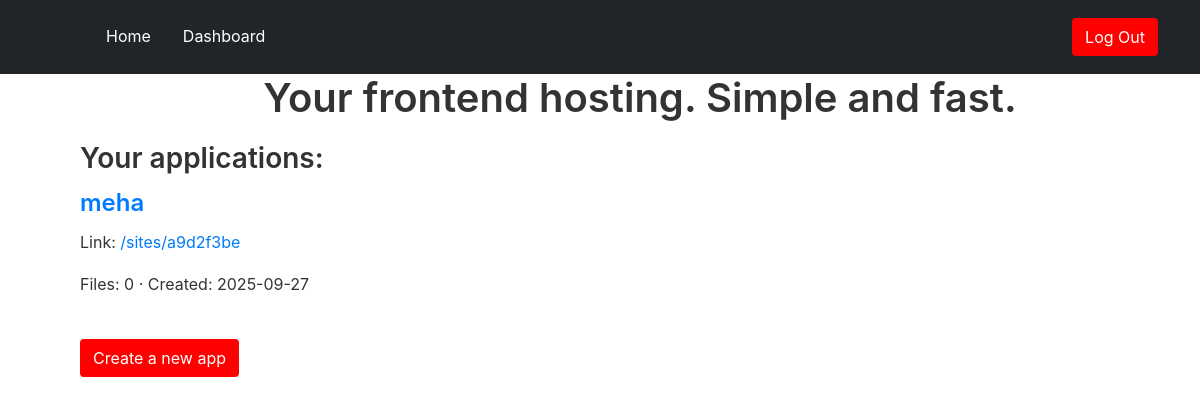
Page /dashboard (signed in) on the earlier database version.
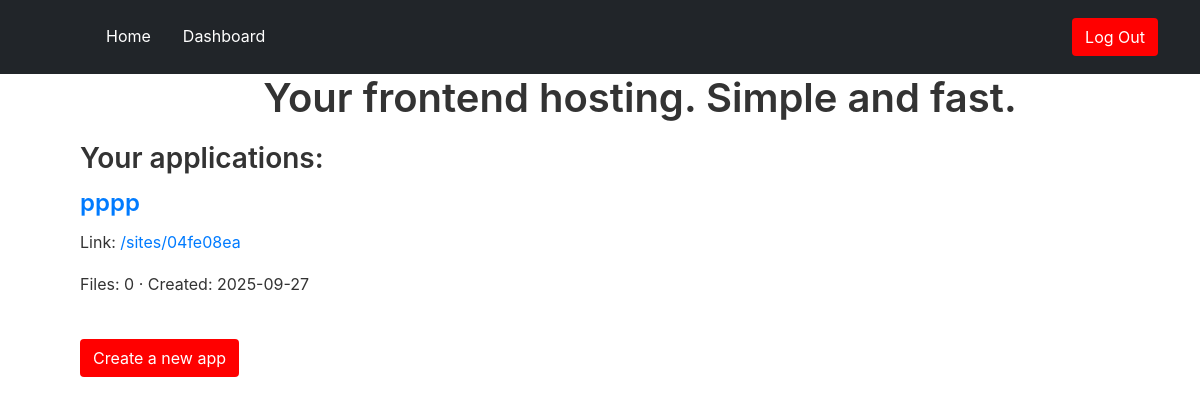
Same page on the later database version.
### models.py (models this page shows)
class UserApp(db.Model):
    id = db.Column(db.Integer, primary_key=True)
    app_id = db.Column(db.String(8), unique=True, nullable=False)
    app_name = db.Column(db.String(80), nullable=False)
    user_id = db.Column(db.Integer, db.ForeignKey('user.id'), nullable=False)
    path = db.Column(db.String(200), nullable=False)
    created_at = db.Column(db.DateTime, default=datetime.now(timezone.utc))
    def get_files(self):
        try:
            if os.path.exists(self.path):
                return os.listdir(self.path)
            return []
        except Exception:
            return []

### routes/apps.py (the view)
@apps_bp.route('/dashboard')
@login_required
def dashboard():
    form = CreateApp()
    return render_template('dashboard.html', username=current_user.username, form=form)

### routes/auth.py (called while the page is built)
@login_manager.user_loader
def load_user(user_id):
    return User.query.get(int(user_id))

### templates/dashboard.html (shortened to what this page needs)
{% extends "base.html" %}
{% block content %}
<h1>Your frontend hosting. Simple and fast.</h1>
<div class="user-apps">
    {% if not current_user.apps %}
        <h3>You don't have an application</h3>
    {% else %}
        <h3>Your applications:</h3>
        {% for app in current_user.apps %}
            <div class="app-card">
                <h4>
                    <a href="{{ url_for('apps.manage_app', app_id=app.app_id) }}">
                        {{ app.app_name }}
                    </a>
                </h4>
                <p>Link: <a href="{{ url_for('files.serve_site', site_id=app.app_id) }}" target="_blank">/sites/{{ app.app_id }}</a></p>
                <p>Files: {{ app.get_files()|length }} &middot; Created: {{ app.created_at.strftime("%Y-%m-%d") if app.created_at else '-' }}</p>
            </div>
        {% endfor %}
    {% endif %}
</div>
<br>
<a href="{{ url_for('apps.index') }}" class="btn btn-success">Create a new app</a>
{% endblock %}

### templates/base.html (shortened to what this page needs)
<!DOCTYPE html>
<html lang="en">
<head>
    <link href="https://cdn.jsdelivr.net/npm/bootstrap@5.3.2/dist/css/bootstrap.min.css" rel="stylesheet">
    <link rel="stylesheet" href="https://cdn.jsdelivr.net/npm/bootstrap-icons@1.11.1/font/bootstrap-icons.css">
    <link rel="stylesheet" href="{{ url_for('static', filename = 'css/styles.css') }}">
</head>
<body>
    <header class="p-3 text-bg-dark">
    <div class="container">
        <div class="d-flex flex-wrap align-items-center justify-content-center justify-content-lg-start">
        <a href="/" class="d-flex align-items-center mb-2 mb-lg-0 text-white text-decoration-none">
            <svg class="bi me-2" width="40" height="32" role="img" aria-label="Bootstrap">
                <use xlink:href="#bootstrap"></use>
            </svg>
            </a>
            <ul class="nav col-12 col-lg-auto me-lg-auto mb-2 justify-content-center mb-md-0">
                <li><a href="{{ url_for('auth.home') }}"  class="nav-link px-3 text-white">Home</a></li>
                {% if current_user.is_authenticated %}
                <li><a href="{{ url_for('apps.dashboard') }}" class="nav-link px-3 text-white">Dashboard</a></li>
                {% endif %}
            </ul>
            <div class="text-end">
                {% if not current_user.is_authenticated %}
                <a type="button" class="btn btn-outline-light me-2"  href="{{ url_for('auth.login') }}">Login</a>
                <a type="button" class="btn btn-warning" href="{{ url_for('auth.register') }}">Sign-up</a>
                {% else %}
                <a type="button" class="btn btn-warning" href="{{ url_for('auth.logout') }}">Log Out</a>
                {% endif %}
            </div>
        </div>
    </div>
    </header>
<main>
    {% block content %}
    {% endblock %}
</main>
</body>
</html>

### static/css/styles.css (style rules this page uses)
*, *::before, *::after { box-sizing: border-box; margin: 0; padding: 0; }
html { line-height: 1.15; -webkit-text-size-adjust: 100%; }
body { font-family: -apple-system, BlinkMacSystemFont, 'Segoe UI', Roboto, sans-serif; line-height: 1.6; color: #333; background-color: #ffffff; }
h1, h2, h3, h4, h5, h6 { margin-bottom: 0.5em; font-weight: 600; line-height: 1.2; }
h1 { font-size: 2.5rem; text-align: center; }
h3 { font-size: 1.75rem; }
h4 { font-size: 1.5rem; }
p { margin-bottom: 1rem; }
a { color: #007bff; text-decoration: none; background-color: transparent; }
.btn { display: inline-block; padding: 0.375rem 0.75rem; border: 1px solid transparent; border-radius: 0.25rem; background-color: #ff0000; color: white; text-align: center; cursor: pointer; transition: all 0.15s ease; }
main { margin-left: 80px; }

Differences in the rows shown:
removed UserApp: app_name "meha", app_id "a9d2f3be", get_files|length "0", created_at "2025-09-27"
added UserApp: app_name "pppp", app_id "04fe08ea", get_files|length "0", created_at "2025-09-27"
